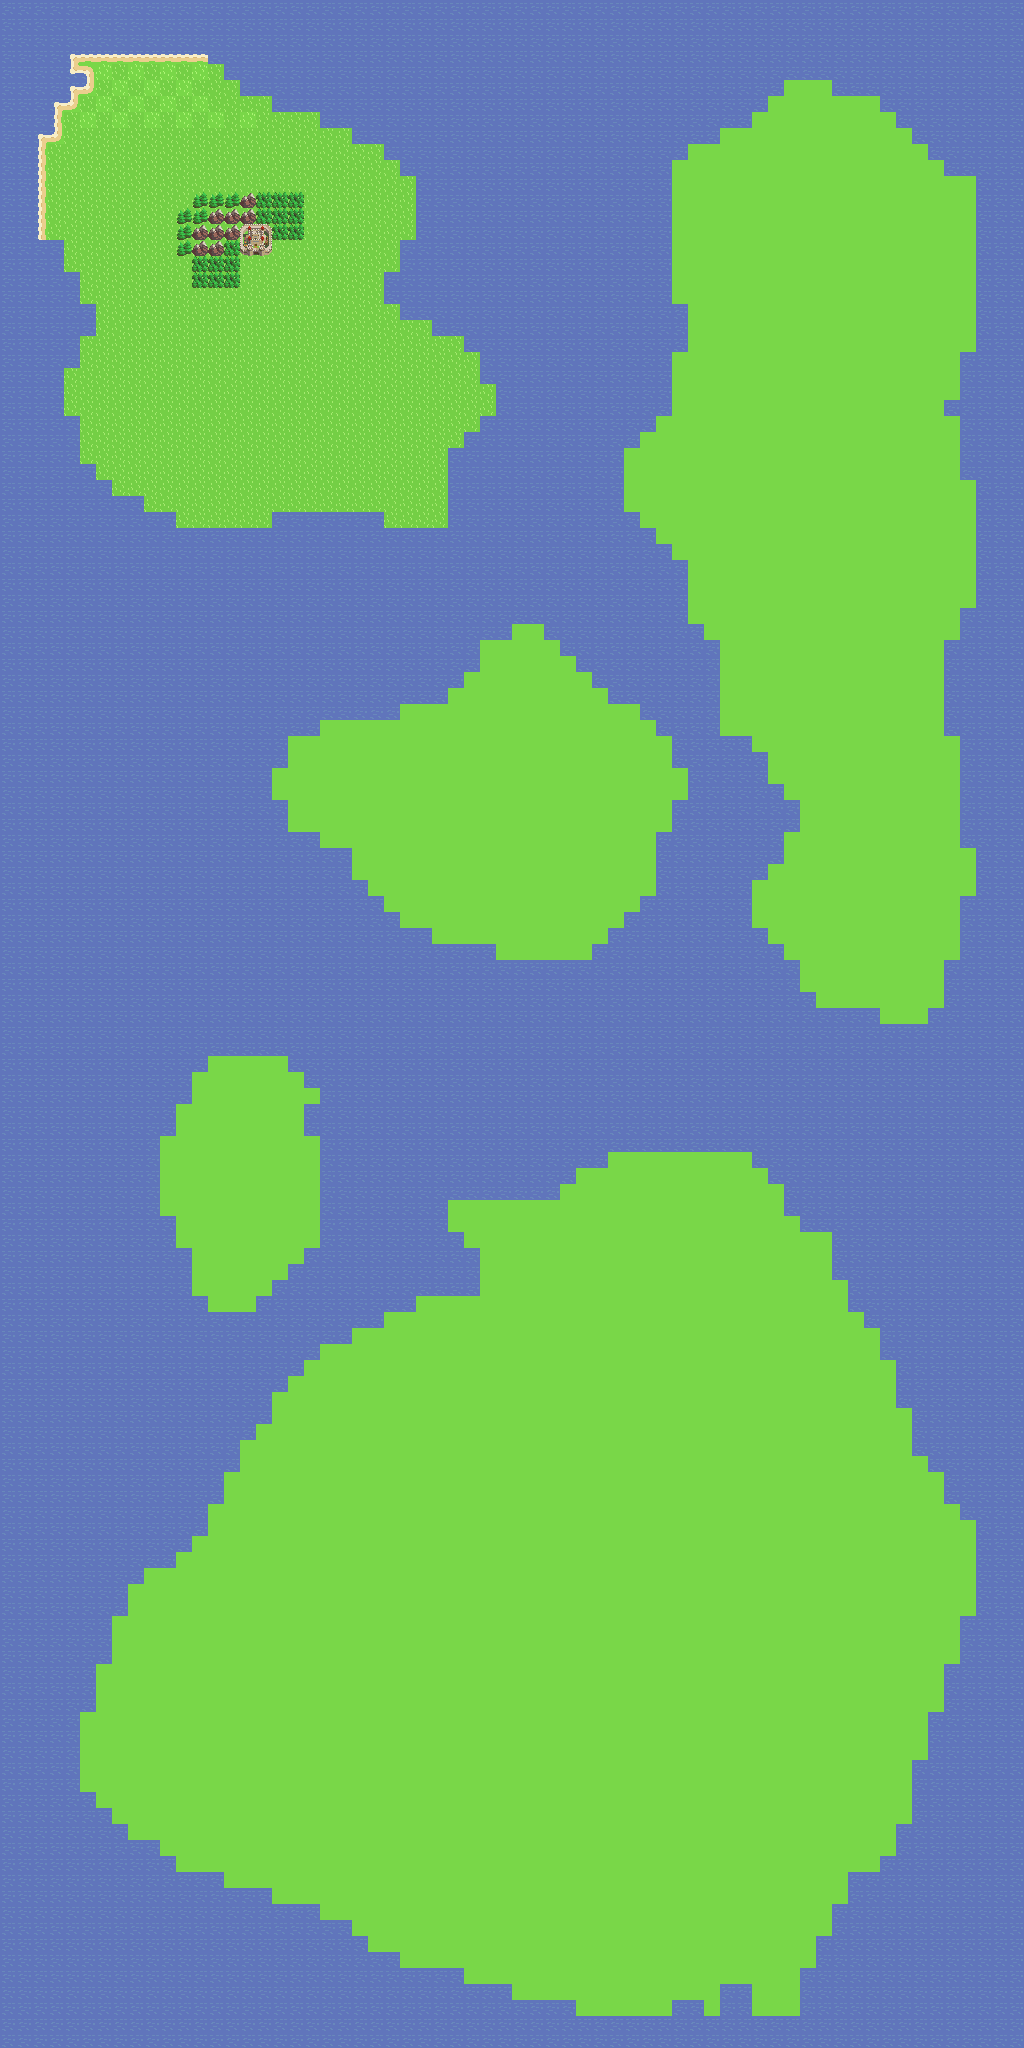

A 2D game scene composited from a Tiled map and its tileset images. What follows is a short description and the map's XML, with each tile layer's data collapsed to a summary:
An orthogonal 64x128 tile map with 16x16 px tiles, 4 tile layers (ocean, ground, ground_details, buildings).

<map version="1.0" orientation="orthogonal" width="64" height="128" tilewidth="16" tileheight="16">
 <tileset firstgid="1" name="tileset" tilewidth="16" tileheight="16">
  <image source="tileset.png" width="112" height="832" />
 </tileset>
 <layer name="ocean" width="64" height="128">
  <data>[8192 cells, 8192 non-empty, 1 distinct tile ids]</data>
 </layer>
 <layer name="ground" width="64" height="128">
  <data>[8192 cells, 4044 non-empty, 9 distinct tile ids]</data>
 </layer>
 <layer name="ground_details" width="64" height="128">
  <data>[8192 cells, 31 non-empty, 3 distinct tile ids]</data>
 </layer>
 <layer name="buildings" width="64" height="128">
  <data>[8192 cells, 4 non-empty, 4 distinct tile ids]</data>
 </layer>
</map>